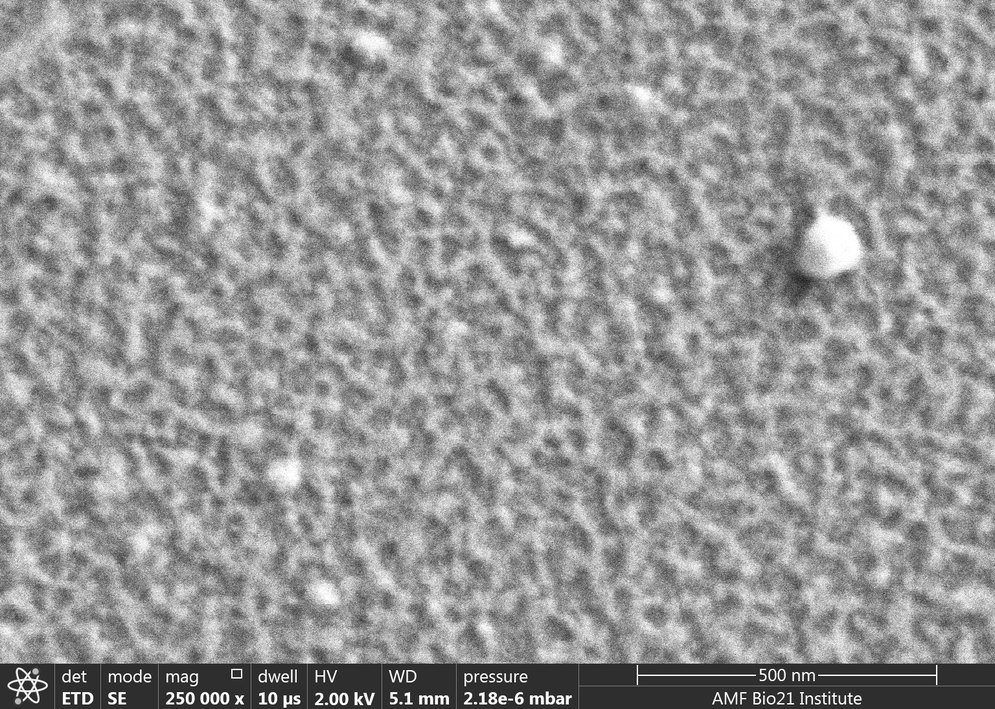
#> input picture src/skan/test/data/retic.tif, 995 x 709 px, shrunk from 1536 x 1094 before the run; its folder holds only this picture in this run
$ python -i pre.py   (imports and definitions only)
#> lines starting #> are read from the running program, lines starting #| are printed output that depends on the picture; after the words box and inside, x2 and y2 are one past the last pixel; in counts of white or black regions, pixels touching at a corner belong together
import numpy as np
from scipy import spatial, ndimage as ndi
from skimage import filters, restoration
from skimage.filters import threshold_sauvola, threshold_niblack

SMOOTH_METHODS = {
        'Gaussian': filters.gaussian,
        'TV': restoration.denoise_tv_bregman,
        }


def hyperball(ndim, radius):
    """Return a binary morphological filter containing pixels within `radius`.

    Parameters
    ----------
    ndim : int
        The number of dimensions of the filter.
    radius : int
        The radius of the filter.

    Returns
    -------
    ball : array of bool, shape [2 * radius + 1,] * ndim
        The required structural element
    """
    size = 2*radius + 1
    center = [(radius,) * ndim]

    coords = np.mgrid[[
            slice(None, size),
            ] * ndim].reshape(ndim, -1).T
    distances = np.ravel(spatial.distance_matrix(coords, center))
    selector = distances <= radius

    ball = np.zeros((size,) * ndim, dtype=bool)
    ball.ravel()[selector] = True
    return ball


def threshold(
        image,
        *,
        sigma=0.,
        radius=0,
        offset=0.,
        method='sauvola',
        smooth_method='Gaussian'
        ):
    """Use scikit-image filters to "intelligently" threshold an image.

    Parameters
    ----------
    image : array, shape (M, N, ...[, 3])
        Input image, conformant with scikit-image data type
        specification [1]_.
    sigma : float, optional
        If positive, use Gaussian filtering to smooth the image before
        thresholding.
    radius : int, optional
        If given, use local median thresholding instead of global.
    offset : float, optional
        If given, reduce the threshold by this amount. Higher values
        result in fewer pixels above the threshold.
    method: {'sauvola', 'niblack', 'median'}
        Which method to use for thresholding. Sauvola is 100x faster, but
        median might be more accurate.
    smooth_method: {'Gaussian', 'TV'}
        Which method to use for smoothing. Choose from Gaussian smoothing
        and total variation denoising.

    Returns
    -------
    thresholded : image of bool, same shape as `image`
        The thresholded image.

    References
    ----------
    .. [1] http://scikit-image.org/docs/dev/user_guide/data_types.html
    """
    if sigma > 0:
        if smooth_method.lower() == 'gaussian':
            image = filters.gaussian(image, sigma=sigma)
        elif smooth_method.lower() == 'tv':
            image = restoration.denoise_tv_bregman(image, weight=sigma)
    if radius == 0:
        t = filters.threshold_otsu(image) + offset
    else:
        if method == 'median':
            footprint = hyperball(image.ndim, radius=radius)
            t = ndi.median_filter(image, footprint=footprint) + offset
        elif method == 'sauvola':
            w = 2*radius + 1
            t = threshold_sauvola(image, window_size=w, k=offset)
        elif method == 'niblack':
            w = 2*radius + 1
            t = threshold_niblack(image, window_size=w, k=offset)
        else:
            raise ValueError(
                    'Unknown method %s. Valid methods are median,'
                    'niblack, and sauvola.' % method
                    )
    thresholded = image > t
    return thresholded

>>> import cv2
>>> picture = cv2.imread('test/data/retic.tif', cv2.IMREAD_GRAYSCALE)
#> picture is the input picture: shape (709, 995); min 0, max 255, mean 151.1
>>> result = threshold(picture)
#> in threshold, `t = filters.threshold_otsu(image) + offset`: t = 145
#> in threshold, `thresholded = image > t`:
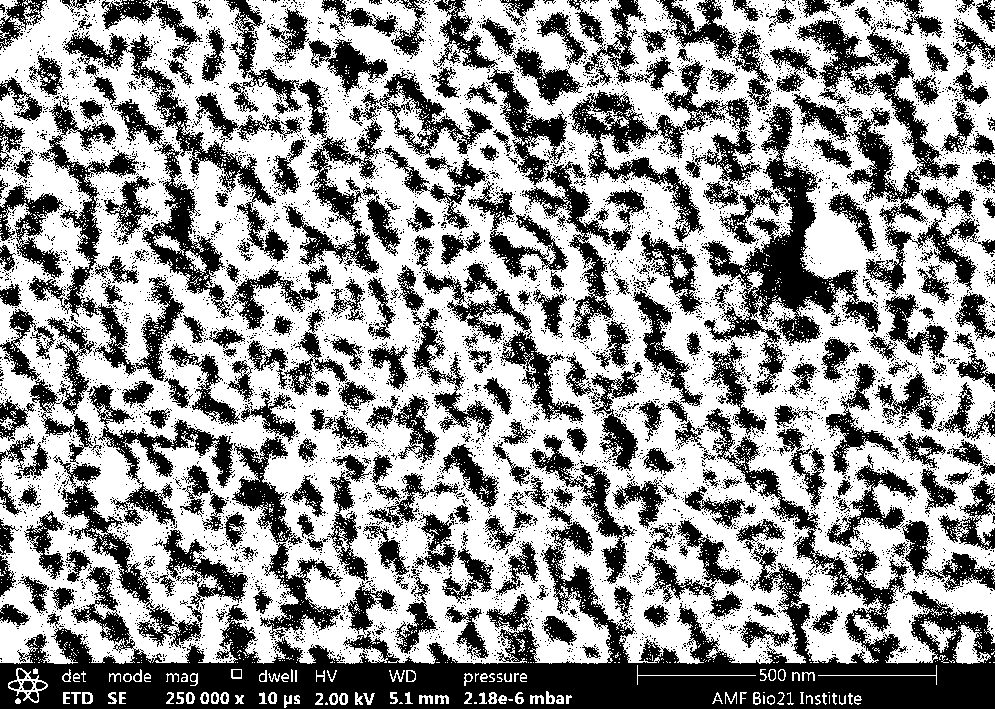
#> thresholded: shape (709, 995) bool; 59% white; 7606 black regions (7270 under 20 px), largest, box (x1, y1, x2, y2) and area: (0, 408, 995, 709) 61820, (702, 104, 881, 396) 11641, (569, 60, 762, 243) 8347
